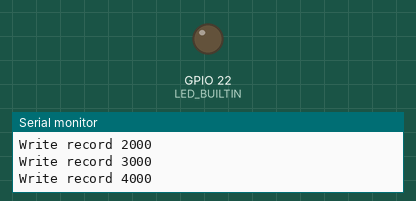
Bench run of a sketch on a simulated ESP32. Parts: output pins drawn as LEDs (lit = HIGH), the last lines printed to the serial monitor. Storage starts empty.

Above: at 5.6 s.
At 8.7 s:
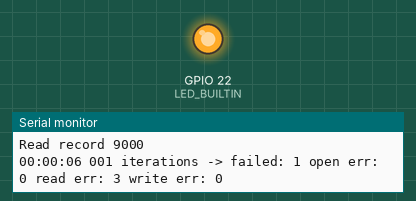
Timing chart, 0 to 12.6 s (numbered marks = the images above):
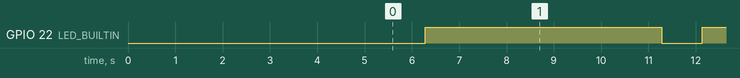

The sketch:

rgSDTest.ino
```cpp
/* SD card read/write test
** 2013-03-25 22:28:31
** 2013-04-09 added debug msg
** 2023-11-22 ported to ESP32
*/

#include <SPI.h>
#include <SD.h>
#include "rgDFile.h"

#define WEMOS_LOLIN_32_LITE // inverted logic
#ifdef WEMOS_LOLIN_32_LITE
#define LED_BUILTIN 22
#endif
#ifndef LED_BUILTIN
#define LED_BUILTIN 2
#endif

char DFPATH[] = "/SDTEST.TMP";
rgDFile DFile_obj(DFPATH);

char FLOG[] = "/SDTEST.LOG";
File Log_obj;

boolean SDInit_bool = false;

// Return elapsed time since startup in [h]hh:mm:ss format
// out_buffer_str:  user-allocated 10 chars minimum
char *get_time(char *out_buffer_str) {
	unsigned long time_lng = millis() / 1000L;
	byte hours_int = time_lng / 3600;
	byte minutes_int = (time_lng - (hours_int * 3600)) / 60;
	byte seconds_int = time_lng - (hours_int * 3600) - (minutes_int * 60);
	sprintf(out_buffer_str, "%02d:%02d:%02d", hours_int, minutes_int, seconds_int);
	return out_buffer_str;
}

void setup() {
	Serial.begin(115200);
	while (!Serial) ; // wait for serial port to connect
	// give user some time to open the serial monitor
	int count_int=0;
	Serial.println("");
	while (count_int<10) {
		Serial.printf("%c", 'A'+count_int++);
		delay(500);
	}
	Serial.println("");

	// provide visual feedback of SD activity: On=SD i/o in progress, Off=SD safe to remove
	pinMode(LED_BUILTIN, OUTPUT);

	Serial.println("Initializing SD card");
	Serial.print("MOSI: ");
	Serial.println(MOSI);
	Serial.print("MISO: ");
	Serial.println(MISO);
	Serial.print("SCK: ");
	Serial.println(SCK);
	Serial.print("CS: ");
	Serial.println(SS);
	Serial.println("5V: Vin");
	Serial.println("GND: Gnd");
	if (SD.begin(SS)) {
		SDInit_bool = true;
		DFile_obj.Delete();
	}
	else {
		Serial.println("initialization failed.");
		while(1);
	}

	Serial.println("You can safely remove the SD card when the built-in LED is off");
}

void loop() {
	const word NRECORDS = 10000;
	const word RECSIZE = 20;
	static unsigned long iterations_lng = 0;
	static unsigned long failed_iterations_lng = 0;
	static unsigned long open_errcount_lng = 0;
	static unsigned long write_errcount_lng = 0;
	static unsigned long read_errcount_lng = 0;
	boolean failure_bool=false;

	if (SDInit_bool) { // else nop
		char record_str[RECSIZE + 1];
		++iterations_lng;
#ifdef WEMOS_LOLIN_32_LITE
		digitalWrite(LED_BUILTIN, LOW);
#else
		digitalWrite(LED_BUILTIN, HIGH);
#endif
		// Write
		byte retval_byt = DFile_obj.Open(DFPATH, NRECORDS, RECSIZE, DFSTATE_WRITE);
		if (retval_byt == 0) {
			for (word reccount_int = 0; reccount_int < NRECORDS; reccount_int++)  {
				sprintf(record_str, "%d", reccount_int);
				if (reccount_int % (NRECORDS/10) == 0) {
					Serial.print("Write record ");
					Serial.println(record_str);
				}
				retval_byt = DFile_obj.Write(reccount_int, record_str, strlen(record_str));
				if (retval_byt != 0) {
					Serial.print("Write() error ");
					Serial.println(retval_byt);
					failure_bool = true;
					write_errcount_lng++;
				}
			}
			DFile_obj.Close();
		}
		else {
			Serial.print("Open(DFSTATE_WRITE) error ");
			Serial.println(retval_byt);
			failure_bool = true;
			open_errcount_lng++;
		}

		// Read
		retval_byt = DFile_obj.Open(DFPATH, NRECORDS, RECSIZE, DFSTATE_READ);
		if (retval_byt == 0) {
			for (word reccount_int = 0; reccount_int < NRECORDS; reccount_int++)  {
				if (reccount_int % (NRECORDS/10) == 0) {
					Serial.print("Read record ");
					Serial.println(reccount_int);
				}
				retval_byt = DFile_obj.Read(reccount_int, record_str, RECSIZE);
				record_str[RECSIZE] = '\0';
				if (retval_byt == 0) {
					if ((word)atoi(record_str) != reccount_int) {
						Serial.print("Invalid record ");
						Serial.println(reccount_int);
						failure_bool = true;
						read_errcount_lng++;
					}
				}
				else {
					Serial.print("Read() error ");
					Serial.println(retval_byt);
					failure_bool = true;
					read_errcount_lng++;
				}
			}
			DFile_obj.Close();
		}
		else {
			Serial.print("Open(DFSTATE_READ) error ");
			Serial.println(retval_byt);
			failure_bool = true;
			open_errcount_lng++;
		}

		if (failure_bool)
			failed_iterations_lng++;

		// format results
		char linebuff_str[100];
		get_time(linebuff_str); // 8 chars hh:mm:ss
		sprintf(linebuff_str+8, " %03lu iterations -> failed: %lu open err: %lu read err: %lu write err: %lu",
			iterations_lng, failed_iterations_lng, open_errcount_lng, read_errcount_lng, write_errcount_lng);
		// append results to Log file
		Log_obj = SD.open(FLOG, FILE_WRITE);
		if (Log_obj.size() > 0)
			Log_obj.seek(Log_obj.size());
		Log_obj.println(linebuff_str);
		Log_obj.close();

		Serial.println(linebuff_str);
#ifdef WEMOS_LOLIN_32_LITE
		digitalWrite(LED_BUILTIN, HIGH);
#else
		digitalWrite(LED_BUILTIN, LOW);
#endif
		delay(5000);
	}
}
```

Measured:
- by itself, GPIO 22 (LED_BUILTIN): alternates HIGH for 5.0 s and LOW for 0.86 s
